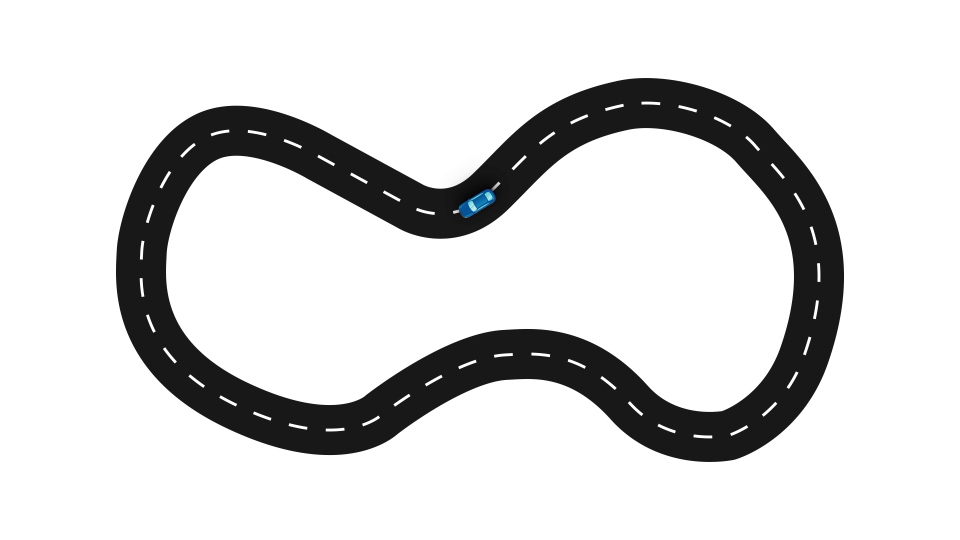
#> input picture frame 12 of carfinal.mp4, 1920 x 1080 px (shown at 1/2 size)
$ python finalproject.py
#> lines starting #> are read from the running program, lines starting #| are printed output that depends on the picture; after the words box and inside, x2 and y2 are one past the last pixel; in counts of white or black regions, pixels touching at a corner belong together
#> further down, frame is the input picture: shape (1080, 1920, 3); mean B, G, R 215.5, 215.4, 215.3
# -*- coding: utf-8 -*-
"""
Created on Wed Mar 15 14:40:42 2023

@author: petro
"""

import numpy as np
import cv2
from scipy.integrate import odeint
import pandas as pd
import keyboard
import math

class KalmanFilter:
    def __init__(self):
        self.kf = cv2.KalmanFilter(4, 2)
        self.kf.measurementMatrix = np.array([[1, 0, 0, 0], [0, 1, 0, 0]], np.float32)
        self.kf.transitionMatrix = np.array([[1, 0, 1, 0], [0, 1, 0, 1], [0, 0, 1, 0], [0, 0, 0, 1]], np.float32)

    def predict(self, coordX, coordY):
        ''' This function estimates the position of the object'''
        measured = np.array([[np.float32(coordX)], [np.float32(coordY)]])
        self.kf.correct(measured)
        predicted = self.kf.predict()
        x, y = int(predicted[0]), int(predicted[1])
        return np.array([x, y])

class ObjectDetector:
    def __init__(self):
        # Create mask for orange color
        self.low_blue = np.array([11, 128, 90])
        self.high_blue = np.array([179, 255, 255])


    def detect(self, frame):
        hsv_img = cv2.cvtColor(frame, cv2.COLOR_BGR2HSV)
#> hsv_img: shape (1080, 1920, 3); mean H, S, V 0.2, 0.3, 215.5

        # Create masks with color ranges
        mask = cv2.inRange(hsv_img, self.low_blue, self.high_blue)
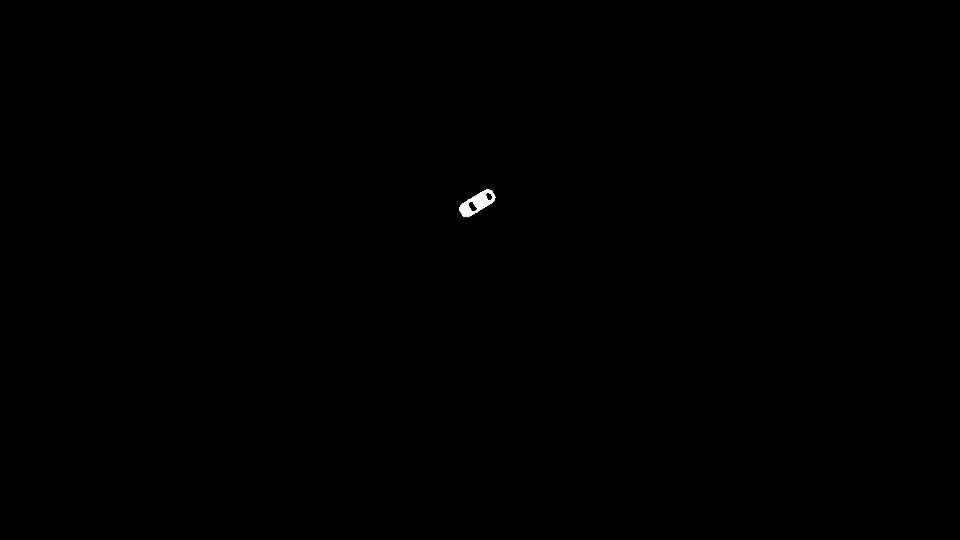
#> mask: shape (1080, 1920) (shown at 1/2 size); 0.09% white; 4 white regions (3 under 20 px)

        # Find Contours
        contours, _ = cv2.findContours(mask, cv2.RETR_TREE, cv2.CHAIN_APPROX_SIMPLE)
#> contours = 8 contours, 5 with area under 20; largest, box (x1, y1, x2, y2) and area: (918, 378, 991, 434) 2099, (936, 402, 955, 424) 222, (971, 385, 985, 402) 150
        contours = sorted(contours, key=lambda x: cv2.contourArea(x), reverse=True)

        box = (0, 0, 0, 0)
        for cnt in contours:
            (x, y, w, h) = cv2.boundingRect(cnt)
            box = (x, y, x + w, y + h)
            break
#> this loop made 1 pass
#> (x, y, w, h, box) on pass 1: (918, 378, 73, 56, (918, 378, 991, 434))

        return box

def clothoid_ode_rhs(state, s, kappa0, kappa1):
    x, y, theta = state[0], state[1], state[2]
    return np.array([np.cos(theta), np.sin(theta), kappa0 + kappa1*s])

def eval_clothoid(x0, y0, theta0, kappa0, kappa1, s):
    return odeint(clothoid_ode_rhs, np.array([x0, y0, theta0]), s, (kappa0, kappa1))

cap = cv2.VideoCapture("carfinal.mp4")

# Load detector
od = ObjectDetector()
# Load Kalman filter to predict the trajectory
kf = KalmanFilter()
results = []


angle_list = [-164.8270847, -160.6651915, -156.8014095, -151.7625545, -146.5751888, -141.0440922, -137.6630008, -136.3322199, -134.3259631, -135, -140.3145457,
-147.893744, -159.7751406, -175.2363583, 172.2781742, 159.4439548, 151.3138524, 152.5924246, 151.7625545, 150.8519282, 151.7625545, 151.7625545, 151.3138524,
153.0197693, 156.8014095, 160.6651915, 164.8270847, 171.326826, -179.0451587, -169.6111422, -156.9295878, -143.1301024, -134.3414568, -126.3044971, -119.9816394,
-116.5650512, -112.3286564, -106.3360429, -101.3099325, -95.71059314, -90.95484125, -87.13759477, -81.46923439, -74.82708465, -67.67134362, -60.48850144, -52.94347181,
-47.66300077, -41.63353934, -35.53767779, -32.90524292, -28.68614757, -25.30137863, -23.19859051, -20.22485943, -16.33604289, -12.42594287, -8.673174048, -1.877877447,
5.527540152, 14.2645123, 24.84238911, 34.21570213, 36.30449712, 33.42481118, 30.80144598, 29.51149856, 27.40757544, 22.32865638, 18.13808216, 14.2645123, 6.654425046,
0.954841254, -2.815556684, -8.53076561, -16.33604289, -23.19859051, -29.98163937, -36.30449712, -41.63353934, -45, -41.71075732, -34.21570213, -24.84238911, -16.60698058,
-8.53076561, -0.924045353, 8.53076561, 22.69379495, 31.293039, 38.95590784, 46.33221985, 51.04409216, 57.89374404, 65.55604522, 70.66519146, 73.66395711, 76.86597769,
80.53767779, 83.34557495, 88.09084757, 94.76364169, 99.46232221, 105.1729153, 111.4477363, 116.5650512, 121.6075022, 126.8698976, 131.0090869, 131.7107573, 133.6677801,
139.7078522, 147.0947571, 153.8531588, 159.7751406, 164.5778387, 169.4389893, 174.2894069, 179.0608091, -173.345575, -166.6512729, -163.0338519, -158.8951614, -154.2900462,
168.078732, 167.131913]

frame_count = 0

while True:
    ret, frame = cap.read()
    if ret is False:
        break


    bluecar_box = od.detect(frame)
#> bluecar_box = (918, 378, 991, 434)
    x, y, w, h = bluecar_box
#> x = 918; y = 378; w = 991; h = 434
    cx = int((x + w) / 2)
#> cx = 954
    cy = int((y + h) / 2)
#> cy = 406
    center = (cx, cy)
#> center = (954, 406)

    predicted = kf.predict(cx, cy)
#> in predict, `measured = np.array([[np.float32(coordX)], [np.float32(coordY)]])`: measured = [954, 406]
#> predicted = [0, 0]
    x, y = predicted
#> x = 0; y = 0

    clothoid_curves = []
    angle = (angle_list[frame_count % len(angle_list)])
    closest_point = None
    min_distance = float('inf')
    error = np.sqrt((center[0] - predicted[0])**2 + (center[1] - predicted[1])**2)
#> error = 1036.8
    error_percent = error / np.sqrt(predicted[0]**2 + predicted[1]**2) * 100
#> error_percent = inf

    # Define scaling factor and offset to center the clothoid on the image
    scale_factor = 10

    for theta0 in np.arange(-0.3, 0.31, 0.15):
        x0, y0 = 0,0
        L = 6
        kappa0 = 0

        if theta0 < 0:
         kappa1 = -0.03
        elif theta0 > 0:
            kappa1 = 0.03
        else:
            kappa1 = 0
        s = np.linspace(0, L, 1000)
        sol = eval_clothoid(x0, y0, theta0, kappa0, kappa1, s)
        xs, ys, thetas = sol[:, 0], sol[:, 1], sol[:, 2]
        M = cv2.getRotationMatrix2D(center, angle, 1)
        rotated_x_i = xs * M[0][0] +  ys * M[0][1] + M[0][2]
        rotated_y_i = xs * M[1][0] +  ys * M[1][1] + M[1][2]
        for i in range(len(xs) - 1):
            # Scale and shift coordinates to fit the image
            pt1 = np.array([int(xs[i]*scale_factor + cx), int(ys[i]*scale_factor + cy)])
            pt2 = np.array([int(xs[i+1]*scale_factor + cx), int(ys[i+1]*scale_factor + cy)])
            # Rotate clothoid curve
            pts = np.vstack([pt1, pt2]).T
            pts = np.vstack([pts, np.ones(pts.shape[1])])
            pts = M.dot(pts).T[:, :2]
            pt1_rotated, pt2_rotated = tuple(pts[0]), tuple(pts[1])
            pt1_rotated = tuple(map(int, pt1_rotated))
            pt2_rotated = tuple(map(int, pt2_rotated))
            # Draw a line between the two points
            cv2.line(frame, pt1_rotated, pt2_rotated, (0, 255, 0), 1)
            dist = np.sqrt((pt1_rotated[0]-predicted[0])**2 + (pt1_rotated[1]-predicted[1])**2)
            if dist < min_distance:
                min_distance = dist
                closest_point = pt1_rotated
#> frame: shape (1080, 1920, 3); 0.02% of pixels changed, all inside (x1, y1, x2, y2) = (894, 393, 955, 447)
#> after the loop, closest_point = (896, 393); min_distance = 978.4

    # Draw a red circle around the point with minimum distance, if a curve was found
    if closest_point is not None:
                cv2.circle(frame, closest_point, 3, (0, 0, 255), -1)
#> frame: shape (1080, 1920, 3); mean B, G, R 215.5, 215.5, 215.3

    frame_count += 1  # increment frame_count at the end of each loop iteration


    print(f"Detected object's position': {center}")
#| Detected object's position': (954, 406)
    print(f"Predicted postion: {predicted}")
#| Predicted postion: [0 0]
    print(f"Angle: {angle}")
    results.append({ "Detected object's position": center,
                             'Predicted position': predicted,'Angle': angle})
    cv2.circle(frame, (cx, cy), 3, (0, 0, 255), -1)
#> frame: shape (1080, 1920, 3); mean B, G, R 215.5, 215.5, 215.3
    cv2.circle(frame, (predicted[0], predicted[1]), 3, (255, 0, 0), -1)
#> frame: shape (1080, 1920, 3); mean B, G, R 215.5, 215.5, 215.3


# Create a DataFrame from the list
    df = pd.DataFrame(results)
#> df = table of 1 rows and 3 columns

# Write the dataframe to an excel file
    df.to_excel(r'C:\Users\petro\Desktop\output.xlsx', index=False)


    cv2.imshow("Frame", frame)
    key = cv2.waitKey(150)
#> (key Esc is pressed here)
    if keyboard.is_pressed('p'):
        print("Program paused")
        keyboard.wait('p')  # Wait until 'p' is released
        print("Program resumed")
    if key == 27:
        break

cap.release()
cv2.destroyAllWindows()
